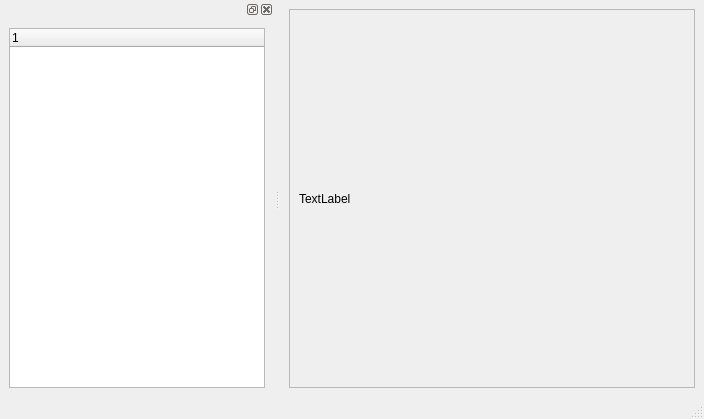
<?xml version="1.0" encoding="UTF-8"?>
<ui version="4.0">
 <class>MainWindow</class>
 <widget class="QMainWindow" name="MainWindow">
  <property name="geometry">
   <rect>
    <x>0</x>
    <y>0</y>
    <width>704</width>
    <height>419</height>
   </rect>
  </property>
  <property name="windowTitle">
   <string>MainWindow</string>
  </property>
  <widget class="QWidget" name="centralwidget">
   <layout class="QHBoxLayout" name="horizontalLayout_3">
    <item>
     <widget class="QScrollArea" name="scrollArea">
      <property name="widgetResizable">
       <bool>true</bool>
      </property>
      <widget class="QWidget" name="scrollAreaWidgetContents">
       <property name="geometry">
        <rect>
         <x>0</x>
         <y>0</y>
         <width>424</width>
         <height>357</height>
        </rect>
       </property>
       <layout class="QHBoxLayout" name="horizontalLayout_2">
        <item>
         <widget class="QLabel" name="label">
          <property name="text">
           <string>TextLabel</string>
          </property>
         </widget>
        </item>
       </layout>
      </widget>
     </widget>
    </item>
   </layout>
  </widget>
  <widget class="QMenuBar" name="menubar">
   <property name="geometry">
    <rect>
     <x>0</x>
     <y>0</y>
     <width>704</width>
     <height>22</height>
    </rect>
   </property>
  </widget>
  <widget class="QStatusBar" name="statusbar"/>
  <widget class="QDockWidget" name="dockWidget">
   <property name="allowedAreas">
    <set>Qt::BottomDockWidgetArea|Qt::LeftDockWidgetArea|Qt::TopDockWidgetArea</set>
   </property>
   <attribute name="dockWidgetArea">
    <number>1</number>
   </attribute>
   <widget class="QWidget" name="dockWidgetContents">
    <layout class="QHBoxLayout" name="horizontalLayout">
     <item>
      <widget class="QTreeWidget" name="treeWidget">
       <column>
        <property name="text">
         <string notr="true">1</string>
        </property>
       </column>
      </widget>
     </item>
    </layout>
   </widget>
  </widget>
 </widget>
 <resources/>
 <connections/>
</ui>
